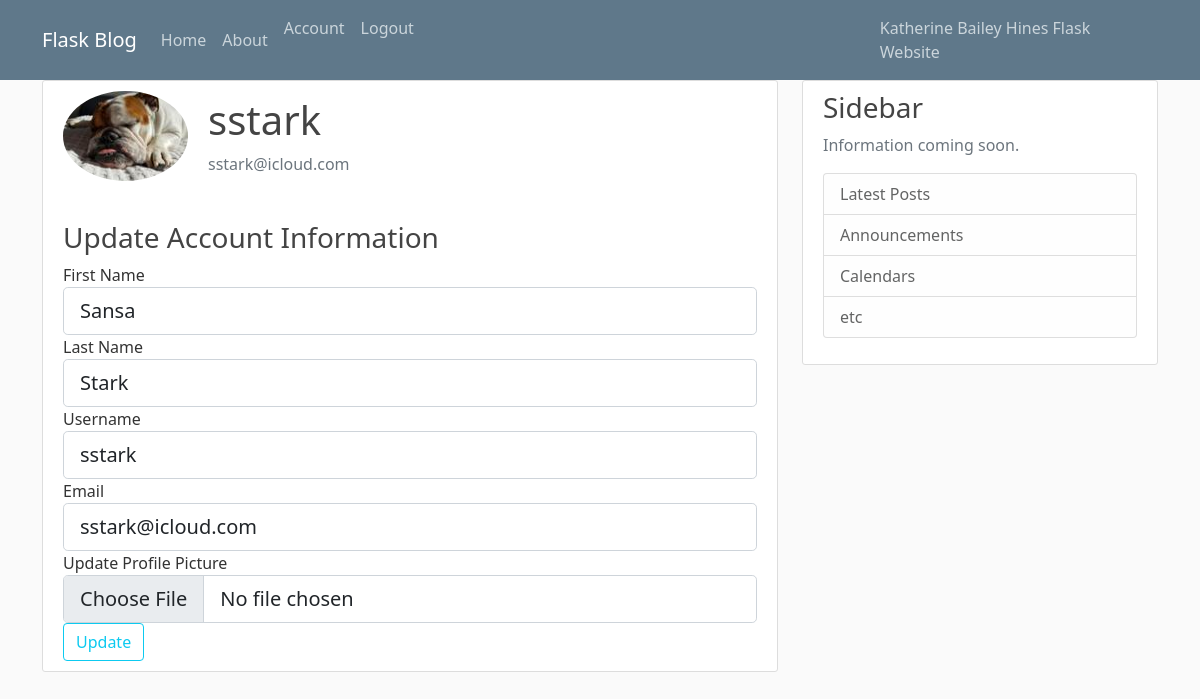
Page /account (signed in) on the committed database.
### app.py (models this page shows, shortened)
class User(db.Model):
    id = db.Column(db.Integer, primary_key=True)
    firstName = db.Column(db.String(40), unique=False, nullable=False)
    lastName = db.Column(db.String(40), unique=False, nullable=False)
    username = db.Column(db.String(15), unique=True, nullable=False)
    email = db.Column(db.String(100), unique=True, nullable=False)
    image_file = db.Column(db.String(20), nullable=False, default='default.jpg')
    password = db.Column(db.String(60), nullable=False)
    posts = db.relationship('Post', backref='author', lazy=True)

### app.py (the view)
@app.route('/account', methods=['GET', 'POST'])
@login_required
def account():
    form = UpdateAccountForm()
    if form.validate_on_submit():
        current_user.firstName = form.firstName.data
        current_user.lastName = form.lastName.data
        current_user.username = form.username.data
        current_user.email = form.email.data
        db.session.commit()
        if form.picture.data:
            picture_file = save_picture(form.picture.data)
            current_user.image_file = picture_file
        db.session.commit()
        flash('Your account has been updated!', 'success')
        return redirect(url_for('account'))
    elif request.method == 'GET':
        form.firstName.data = current_user.firstName
        form.lastName.data = current_user.lastName
        form.username.data = current_user.username
        form.email.data = current_user.email
    image_file = url_for('static', filename='profile_pics/' + current_user.image_file)
    return render_template('account.html', title='Account', image_file=image_file, form=form)

### forms.py
class UpdateAccountForm(FlaskForm):
    firstName = StringField('First Name', validators=[InputRequired()])
    lastName = StringField('Last Name', validators=[InputRequired()])
    username = StringField('Username', validators=[InputRequired(), Length(min=2, max=15)])
    email = StringField('Email', validators=[InputRequired(), Email()])
    picture = FileField('Update Profile Picture', validators=[FileAllowed(['jpg', 'png', 'jpeg'])])
    submit = SubmitField('Update')

### app.py (called while the page is built)
@login_manager.user_loader
def load_user(user_id):
    return User.query.get(int(user_id))

### templates/account.html (shortened to what this page needs)
{% extends 'layout.html' %}
{% block content %}
    <div class="content-section">
        <div class="media" style="display: flex; align-items: center;">
            <img class="rounded-circle account-img" src="{{ image_file }}" style="height: 90px;">
            <div class="media-body ml-3">
                <h2 class="account-heading">{{ current_user.username }}</h2>
                <p class="text-secondary">{{ current_user.email }}</p>
            </div>
        </div>
        <h3 class="mt-4">Update Account Information</h3>
        <form method="POST" action="{{ url_for('update_account') }}" enctype="multipart/form-data">
            <div class="form-group">
                {{ form.firstName.label(class="form-control-label") }}
                {{ form.firstName(class="form-control form-control-lg") }}
            </div>
            <div class="form-group">
                {{ form.lastName.label(class="form-control-label") }}
                {{ form.lastName(class="form-control form-control-lg") }}
            </div>
            <div class="form-group">
                {{ form.username.label(class="form-control-label") }}
                {{ form.username(class="form-control form-control-lg") }}
            </div>
            <div class="form-group">
                {{ form.email.label(class="form-control-label") }}
                {{ form.email(class="form-control form-control-lg") }}
            </div>
            <div class="form-group">
                {{ form.picture.label(class="form-control-label") }}
                {{ form.picture(class="form-control form-control-lg") }}
            </div>
            <div class="form-group">
                {{ form.submit(class="btn btn-outline-info") }}
            </div>
        </form>
    </div>
  {% endblock content %}

### templates/layout.html (shortened to what this page needs)
<!DOCTYPE html>
<html lang="en">
<head>
    <link href="https://cdn.jsdelivr.net/npm/bootstrap@5.0.2/dist/css/bootstrap.min.css" rel="stylesheet"
>
    <link rel="stylesheet" type="text/css" href="{{ url_for('static', filename='main.css') }}">
</head>
<body>
    <header class="site-header">
        <nav class="navbar navbar-expand-md navbar-dark bg-steel fixed-top">
            <div class="container">
                <a class="navbar-brand mr-4" href="/">Flask Blog</a>
                <div class="collapse navbar-collapse" id="navbarToggle">
                    <div class="navbar-nav mr-auto">
                        <a class="nav-item nav-link" href="{{ url_for('home') }}">Home</a>
                        <a class="nav-item nav-link" href="{{ url_for('about') }}">About</a>
                    </div>
                    <div class="navbar-nav">
                        {% if current_user.is_authenticated %}
                        <a class="nav-item nav-link" href="{{ url_for('account') }}">Account</a>
                        <a class="nav-item nav-link" href="{{ url_for('logout') }}">Logout</a>
                        {% else %}
                        <a class="nav-item nav-link" href="{{ url_for('login') }}">Login</a>
                        <a class="nav-item nav-link" href="{{ url_for('register') }}">Register</a>
                        {% endif %}
                        <span class="nav-item nav-link" style="margin-left: 450px;">Katherine Bailey Hines Flask Website</span>
                    </div>
                </div>
            </div>
        </nav>
    </header>
    <main role="main" class="container">
        <div class="row">
            <div class="col-md-8">
                {% block content %}{% endblock %}
            </div>
            <div class="col-md-4">
                <div class="content-section">
                    <h3>Sidebar</h3>
                    <p class='text-muted'>Information coming soon.
                    <ul class="list-group">
                        <li class="list-group-item list-group-item-light">Latest Posts</li>
                        <li class="list-group-item list-group-item-light">Announcements</li>
                        <li class="list-group-item list-group-item-light">Calendars</li>
                        <li class="list-group-item list-group-item-light">etc</li>
                    </ul>
                    </p>
                </div>
            </div>
        </div>
    </main>
</body>
</html>

### static/main.css (style rules this page uses)
body { background: #fafafa; color: #333333; margin-top: 5rem; }
h1, h2, h3, h4, h5, h6 { color: #444444; }
.bg-steel { background-color: #5f788a; }
.site-header .navbar-nav .nav-link { color: #cbd5db; }
.content-section { background: #ffffff; padding: 10px 20px; border: 1px solid #dddddd; border-radius: 3px; margin-bottom: 20px; }
.account-img { height: 125px; width: 125px; margin-right: 20px; margin-bottom: 16px; }
.account-heading { font-size: 2.5rem; }

### rows in the picture
User: username "sstark", email "sstark@icloud.com", firstName "Sansa", lastName "Stark"
